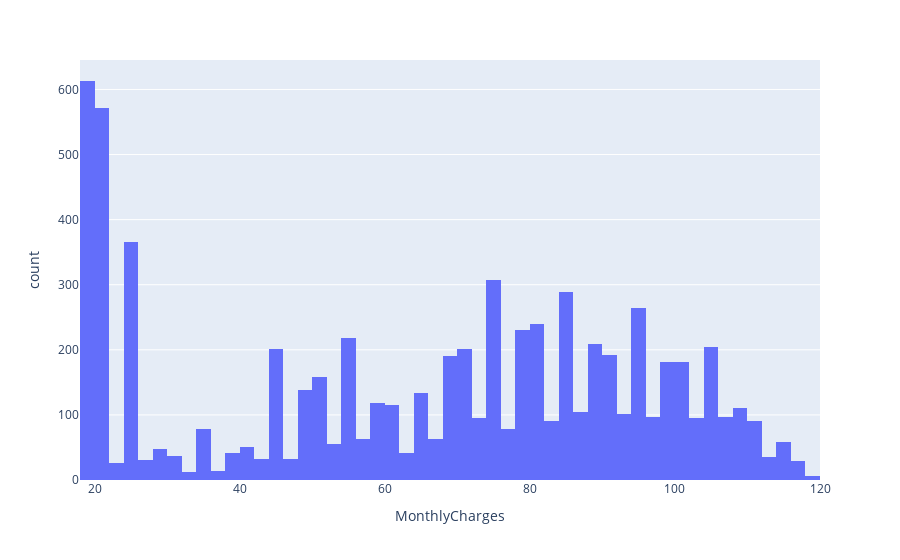

The notebook cell this image was saved under:
### Code cell
fig = px.histogram(contracts, x='MonthlyCharges') 
fig.show()

### Figure 1 — Plotly figure (JSON) as saved in the notebook; plotly's stock layout.template omitted (floating-point values rounded to 4 significant figures; data arrays with more than 128 entries replaced by an {"elided": "..."} marker saying what was removed)
{"data": [{"alignmentgroup": "True", "bingroup": "x", "hovertemplate": "MonthlyCharges=%{x}<br>count=%{y}<extra></extra>", "legendgroup": "", "marker": {"color": "#636efa", "pattern": {"shape": ""}}, "name": "", "offsetgroup": "", "orientation": "v", "showlegend": false, "type": "histogram", "x": {"elided": "7043 float values"}, "xaxis": "x", "yaxis": "y"}], "layout": {"barmode": "relative", "legend": {"tracegroupgap": 0}, "margin": {"t": 60}, "xaxis": {"anchor": "y", "domain": [0, 1], "title": {"text": "MonthlyCharges"}}, "yaxis": {"anchor": "x", "domain": [0, 1], "title": {"text": "count"}}}}
